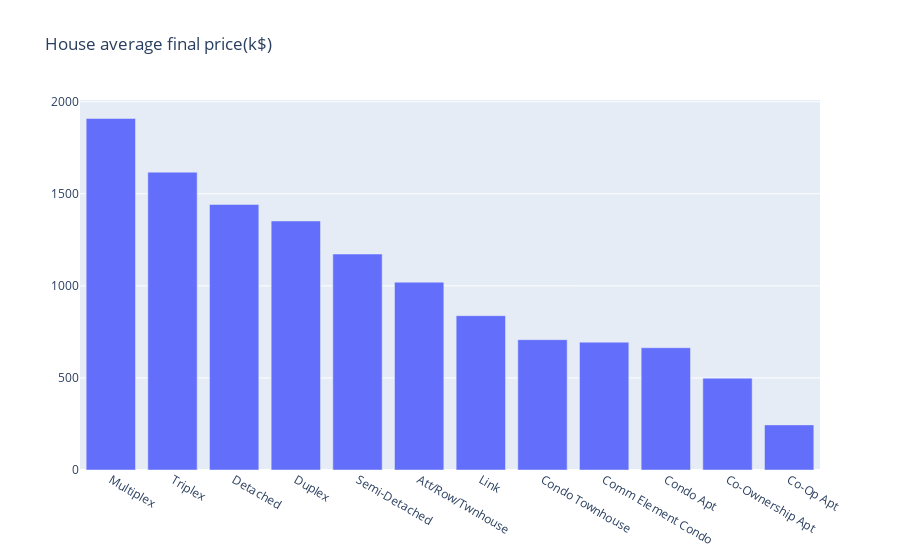

Here is the notebook cell this chart was saved with:
### Code cell
# Avg price

house_price = df.groupby('type')['final_price'].mean().sort_values(ascending=False)/1000
house_price

data = go.Bar(x=house_price.index, y=house_price.values)

layout = go.Layout(
    title='House average final price(k$)',
)

fig = go.Figure(data=[data], layout=layout)

py.iplot(fig)

### Figure 1 — Plotly figure (JSON) as saved in the notebook; plotly's stock layout.template omitted (floating-point values rounded to 4 significant figures)
{"data": [{"type": "bar", "x": ["Multiplex", "Triplex", "Detached", "Duplex", "Semi-Detached", "Att/Row/Twnhouse", "Link", "Condo Townhouse", "Comm Element Condo", "Condo Apt", "Co-Ownership Apt", "Co-Op Apt"], "y": [1909, 1618.0, 1442.0, 1352.0, 1173.0, 1020.0, 838.3, 707.9, 694.2, 664.1, 498.9, 245]}], "layout": {"title": {"text": "House average final price(k$)"}}}
